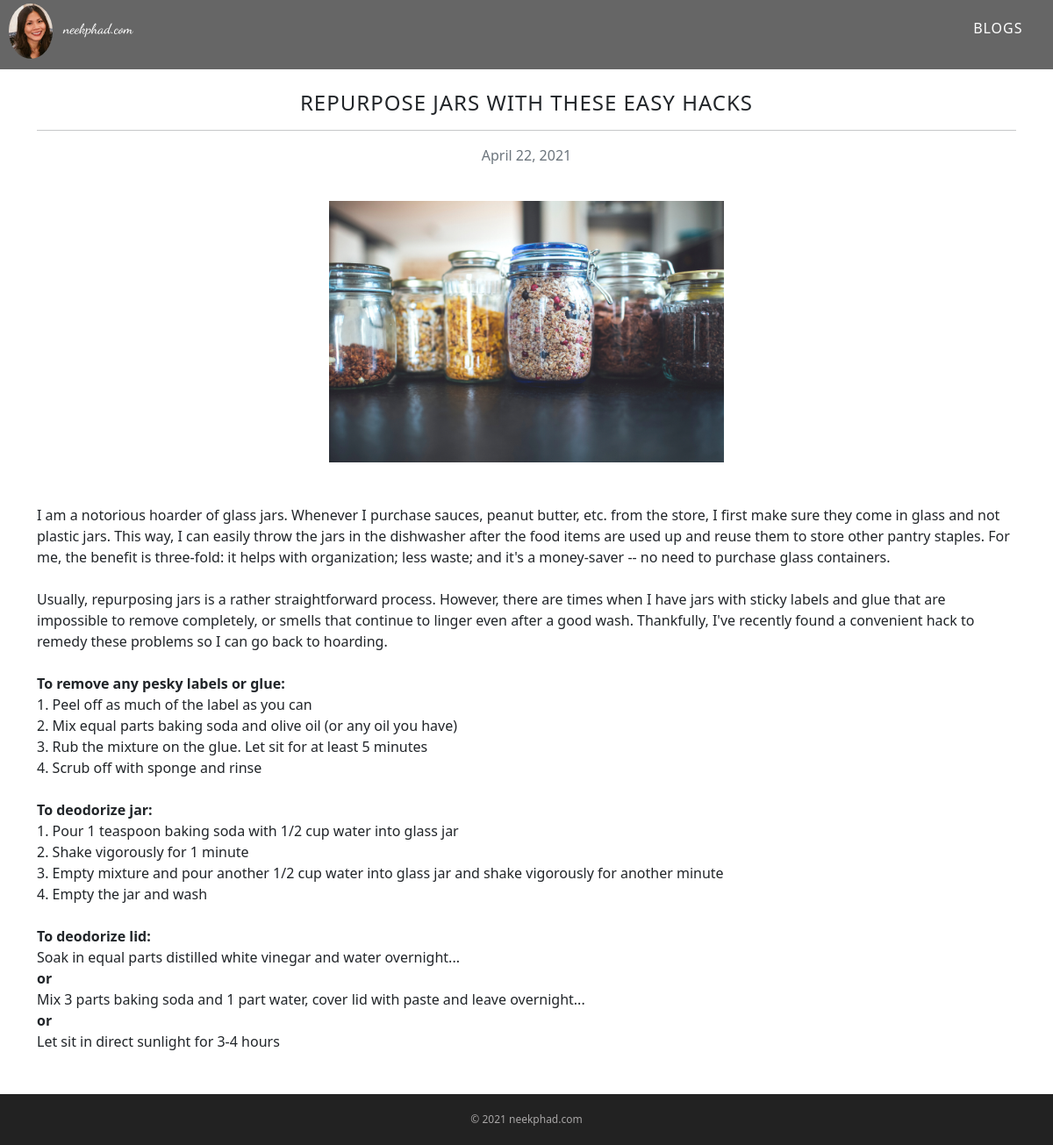
Page /blog/3/repurpose-jars-these-easy-hacks/ on the committed database.
### website/models.py (models this page shows, shortened)
class Blog(models.Model):
    title = models.CharField(max_length=200, blank=False)
    slug = models.SlugField(max_length=200, null=True, blank=False)
    description = models.TextField()
    date = models.DateField()
    image = models.ImageField(upload_to='images/', null=True, blank=True)
    url = models.URLField(blank=True)
    class Meta:
        ordering = ['-date']

### website/views.py (the view)
# urls.py: path('blog/<int:blog_id>/<slug:slug>/', views.blog_detail, name='blog_detail'),
def blog_detail(request, blog_id, slug):
    blog = get_object_or_404(Blog, pk=blog_id, slug=slug)
    return render(request, 'blog_detail.html', {'blog':blog})

### website/templates/blog_detail.html (shortened to what this page needs)
{% extends 'base.html' %}
{% load static %}
{% block content %}
<section>
<div class="container">
    <div class="row">
        <div class="col-md-12 mb-4 mt-4 center">
            <div class="blog-detail">
                <h4>{{ blog.title }}</h4>
                <hr>
                <p class="text-muted text-center">{{ blog.date|date:'F d, Y' }}</p>
                <br>
                {% if blog.image %}
                <img class="blog-detail-image" src="{{ blog.image.url }}">
                {% endif %}
                <br>
                <br>
                <p class="card-text">{{ blog.description|safe }}</p>
            </div>
            <br>
        </div>
    </div>
</div>
</section>
{% endblock %}

### website/static/styles.css (style rules this page uses)
body { height: 100%; margin: 0; padding: 0; font-family: Arial, Helvetica, sans-serif; font-size: 16px; line-height: 1.5; position: relative; }
.blog-detail h4 { text-align: center; letter-spacing: 1px; text-transform: uppercase; font-weight: 400; }
.blog-detail img { width: 450px; height: auto; }
.blog-detail-image { display: block; margin-left: auto; margin-right: auto; width: 50%; }

### rows in the picture
Blog: title "REPURPOSE JARS WITH THESE EASY HACKS", date "April 22, 2021", image (picture), description "I am a notorious hoarder of glass jars. Whenever I purchase sauces, peanut butter, etc. from the store, I first make sure they come in glass and not plastic jars. This way, I can easily throw the jars in the dishwasher after the food items are used up and reuse them to store other pantry staples. For me, the benefit is three-fold: it helps with organization; less waste; and it's a money-saver -- no need to purchase glass containers. Usually, repurposing jars is a rather straightforward process. However, there are times when I have jars with sticky labels and glue that are impossible to remove completely, or smells that continue to linger even after a good wash. Thankfully, I've recently…"
